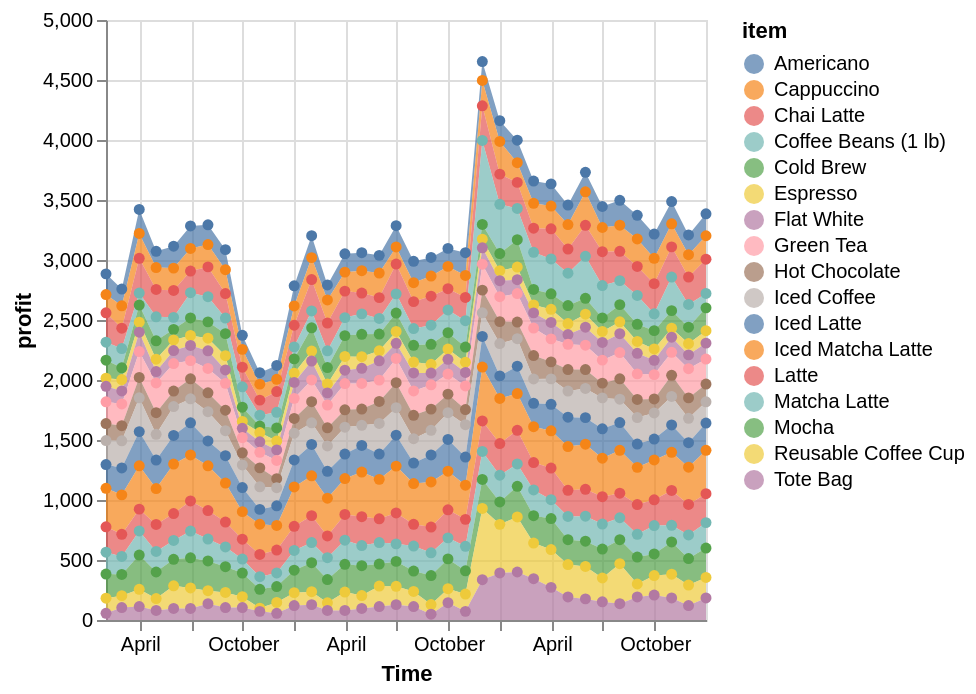

Notebook cell for this chart:
### Code cell
monthly_items = total_data.groupby([pd.PeriodIndex(total_data['date_time'], freq="M"), "item_name"])["profit"].sum().reset_index()
monthly_items["date_time"] = monthly_items["date_time"].dt.to_timestamp("M")
item_month_profit = alt.Chart(monthly_items).mark_area(point=True).encode(
    x = alt.X("date_time:T").title("Time"),
    y = alt.Y("profit").title("profit"),
    color = alt.Color("item_name").title("Item")
)
item_month_profit

### Figure 1 — Vega specification as saved in the notebook (floating-point values rounded to 4 significant figures; data arrays with more than 128 entries replaced by an {"elided": "..."} marker saying what was removed)
{"$schema": "https://vega.github.io/schema/vega/v5.json", "data": [{"name": "source_0"}, {"name": "data_0", "values": {"elided": "612 records"}, "transform": [{"type": "formula", "expr": "toDate(datum['date_time'])", "as": "date_time"}]}, {"name": "data_1", "values": {"elided": "612 records"}, "transform": [{"type": "formula", "expr": "toDate(datum['date_time'])", "as": "date_time"}]}, {"name": "data_0_color_domain_item_name_0", "values": [{"item_name": "Americano"}, {"item_name": "Cappuccino"}, {"item_name": "Chai Latte"}, {"item_name": "Coffee Beans (1 lb)"}, {"item_name": "Cold Brew"}, {"item_name": "Espresso"}, {"item_name": "Flat White"}, {"item_name": "Green Tea"}, {"item_name": "Hot Chocolate"}, {"item_name": "Iced Coffee"}, {"item_name": "Iced Latte"}, {"item_name": "Iced Matcha Latte"}, {"item_name": "Latte"}, {"item_name": "Matcha Latte"}, {"item_name": "Mocha"}, {"item_name": "Reusable Coffee Cup"}, {"item_name": "Tote Bag"}]}, {"name": "data_1_color_domain_item_name_1", "values": [{"item_name": "Americano"}, {"item_name": "Cappuccino"}, {"item_name": "Chai Latte"}, {"item_name": "Coffee Beans (1 lb)"}, {"item_name": "Cold Brew"}, {"item_name": "Espresso"}, {"item_name": "Flat White"}, {"item_name": "Green Tea"}, {"item_name": "Hot Chocolate"}, {"item_name": "Iced Coffee"}, {"item_name": "Iced Latte"}, {"item_name": "Iced Matcha Latte"}, {"item_name": "Latte"}, {"item_name": "Matcha Latte"}, {"item_name": "Mocha"}, {"item_name": "Reusable Coffee Cup"}, {"item_name": "Tote Bag"}]}], "marks": [{"type": "group", "name": "layer_0_pathgroup", "from": {"facet": {"data": "data_0", "name": "faceted_path_layer_0_main", "groupby": ["item_name"]}}, "encode": {"update": {"width": {"field": {"signal": null, "datum": null, "group": "width", "parent": null}}, "height": {"field": {"signal": null, "datum": null, "group": "height", "parent": null}}}}, "marks": [{"type": "area", "name": "layer_0_marks", "from": {"data": "faceted_path_layer_0_main"}, "sort": {"field": "x"}, "encode": {"update": {"opacity": {"value": 0.7}, "orient": {"value": "vertical"}, "y2": {"field": "profit_start", "scale": "y"}, "y": {"field": "profit_end", "scale": "y"}, "defined": {"signal": "isValid(datum[\"date_time\"]) && isFinite(+datum[\"date_time\"]) && isValid(datum[\"profit\"]) && isFinite(+datum[\"profit\"])"}, "fill": {"field": "item_name", "scale": "color"}, "x": {"field": "date_time", "scale": "x"}}}, "style": ["area"]}]}, {"type": "symbol", "name": "layer_1_marks", "from": {"data": "data_1"}, "encode": {"update": {"fill": {"field": "item_name", "scale": "color"}, "y": {"field": "profit_end", "scale": "y"}, "x": {"field": "date_time", "scale": "x"}, "opacity": {"value": 1}}}, "style": ["point"]}], "scales": [{"name": "x", "type": "time", "domain": {"fields": [{"data": "data_0", "field": "date_time"}, {"data": "data_1", "field": "date_time"}]}, "range": [0, {"signal": "width"}]}, {"name": "y", "type": "linear", "domain": {"fields": [{"data": "data_0", "field": "profit_start"}, {"data": "data_0", "field": "profit_end"}, {"data": "data_1", "field": "profit_start"}, {"data": "data_1", "field": "profit_end"}]}, "range": [{"signal": "height"}, 0], "nice": true, "zero": true}, {"name": "color", "type": "ordinal", "domain": {"fields": [{"data": "data_0_color_domain_item_name_0", "field": "item_name"}, {"data": "data_1_color_domain_item_name_1", "field": "item_name"}], "sort": true}, "range": "category"}], "axes": [{"scale": "x", "orient": "bottom", "maxExtent": 0, "ticks": false, "zindex": 0, "minExtent": 0, "gridScale": "y", "tickCount": {"signal": "ceil(width/40)"}, "domain": false, "labels": false, "grid": true, "aria": false}, {"scale": "y", "aria": false, "gridScale": "x", "grid": true, "maxExtent": 0, "ticks": false, "tickCount": {"signal": "ceil(height/40)"}, "domain": false, "zindex": 0, "labels": false, "minExtent": 0, "orient": "left"}, {"scale": "x", "title": "Time", "labelFlush": true, "tickCount": {"signal": "ceil(width/40)"}, "grid": false, "orient": "bottom", "zindex": 0, "labelOverlap": true}, {"scale": "y", "tickCount": {"signal": "ceil(height/40)"}, "title": "profit", "grid": false, "zindex": 0, "orient": "left", "labelOverlap": true}], "background": "white", "style": "cell", "width": 300, "padding": 5, "legends": [{"title": "item", "fill": "color", "symbolType": "circle", "encode": {"symbols": {"update": {"opacity": {"value": 0.7}}}}}], "height": 300}
